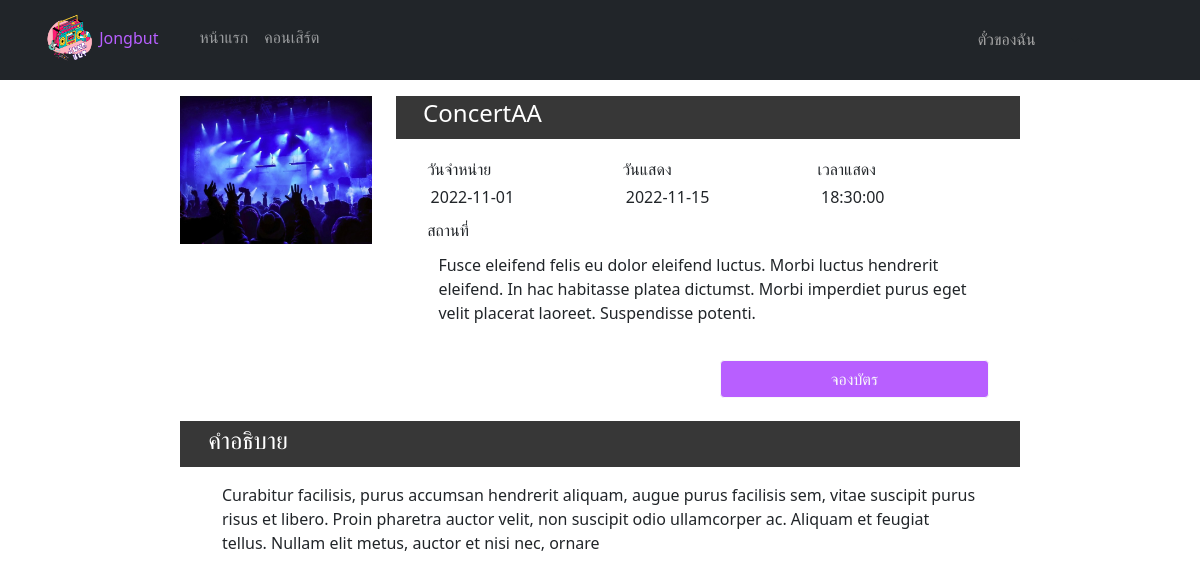
Screenshot of /cons.php?id_con=18 with the database file from the repository.
### tables this page shows
CREATE TABLE `con` (
  `id_con` int(10) NOT NULL,
  `name` varchar(50) NOT NULL,
  `location` varchar(255) NOT NULL,
  `saleday` date NOT NULL,
  `showday` date NOT NULL,
  `showtime` time NOT NULL,
  `description` varchar(255) NOT NULL,
  `img` varchar(255) NOT NULL,
  `id_admin` int(11) NOT NULL,
  `status` enum('0','1') NOT NULL
);

### cons.php (the view, shortened to what this page needs)
<?php
    include('connection.php');
    $id_user = $_SESSION['id_user'];
    $name_user = $_GET['name_user'];
    $id_con = $_GET['id_con'];
    $sql ="SELECT * FROM con WHERE id_con='$id_con'";
    $result = $con->query($sql);
	if ($result->num_rows>0) {
	while ($row = $result->fetch_assoc()) {
		$id_con = $row['id_con'];
		$name = $row['name'];
		$location = $row['location'];
		$saleday = $row['saleday'];
		$showday = $row['showday'];
        $showtime = $row['showtime'];
        $description = $row['description'];
        $img = $row['img'];
	}
	}
?>
<!DOCTYPE html>
<html>
<head>
    <link rel="stylesheet" href="css/css.css">
    <link rel="stylesheet" href="https://cdn.jsdelivr.net/npm/swiper/swiper-bundle.min.css" />
    <link href="https://cdn.jsdelivr.net/npm/bootstrap@5.0.2/dist/css/bootstrap.min.css" rel="stylesheet"
>
</head>
<body>
<nav class="navbar navbar-expand-sm bg-dark navbar-dark fixed-top">
        <div class="container-fluid">
            <ul class="navbar-nav me-auto" style="padding-left: 25px;">
                <li class="nav-item btn-group">
                    <a class="nav-link" href="home.php?id_user=<?php echo $id_user ?>&name_user=<?php echo $name_user ?>" style="color: #B85FFF;">
                        <img src="img/logo.png" width="50px" style="margin-top: -3px;">
                        Jongbut
                    </a>
                </li>
                <li class="nav-item" style="padding-left: 25px; margin-top: 9px;">
                    <a class="nav-link" href="home.php?id_user=<?php echo $id_user ?>&name_user=<?php echo $name_user ?>">หน้าแรก</a>
                </li>
                <li class="nav-item" style="margin-top: 9px;">
                    <a class="nav-link" href="listcon.php?id_user=<?php echo $id_user ?>&name_user=<?php echo $name_user ?>">คอนเสิร์ต</a>
                </li>
            </ul>
            <div class="d-flex" style="padding-inline: 100px;">
                <a class="btn-gray p-2" href="MyTicket.php?id_user=<?php echo $id_user ?>&name_user=<?php echo $name_user ?>">
                    ตั๋วของฉัน
                </a>
                <div class="dropdown">
                    <button class="btn dropdown-toggle p-2" data-bs-toggle="dropdown">
                    </button>
                </div>
            </div>
            </div>
    </nav>
    <div style="padding: 8%; padding-inline: 15%; margin: 0;">
        <div class="row">
            <div class="col-3">
                <img src="img/<?php echo $img ?>" width="100%">
            </div>
            <div class="col-9">
                <div style="background-color: #373737; color: #fff; padding: 0.5%;">
                    <h4 class="container"><?php echo $name; ?></h4>
                </div>
                <div class="row" style="padding: 2% 5% 1% 5%;">
                    <div class="col-4" style="margin-top: 1%;">
                        วันจำหน่าย
                        <br><div style="padding: 2%;"><?php echo $saleday; ?></div>
                    </div>
                    <div class="col-4" style="margin-top: 1%;">
                        วันแสดง
                        <br><div style="padding: 2%;"><?php echo $showday; ?></div>
                    </div>
                    <div class="col-4" style="margin-top: 1%;">
                        เวลาแสดง
                        <br><div style="padding: 2%;"><?php echo $showtime; ?></div>
                    </div>
                    <div class="col-12" style="margin-top: 1%;">
                        สถานที่
                        <br><div style="padding: 2%;"><?php echo $location; ?></div>
                    </div>
                    <div class="col-6"></div>
                    <div class="col-6 right" style="margin-top: 4%;">
                        <a href="zone.php?id_user=<?php echo $id_user ?>&name_user=<?php echo $name_user ?>&id_con=<?php echo $id_con ?>">
                            <button class="col-12 btn btn-outline-light" style="background-color: #B85FFF;">จองบัตร</button>
                        </a>
                    </div>
                </div>
            </div>
            <div class="col-12" style="margin-top: 2%;">
                <div style="background-color: #373737; color: #fff; padding: 0.5%;">
                    <h4 class="container">คำอธิบาย</h4>
                </div>
                <div style="padding: 2% 5% 1% 5%;">
                    <p>
                        <?php echo $description; ?>
                    </p>
                </div>
            </div>
        </div>
    </div>
</body>
</html>

### css/css.css (style rules this page uses)
.btn-gray { display: inline-block; margin-left: 10px; color: #A5A5A5; text-decoration: none; }

### rows the page displays
con: img (picture), name "ConcertAA", saleday "2022-11-01", showday "2022-11-15", showtime "18:30:00", location "Fusce eleifend felis eu dolor eleifend luctus. Morbi luctus hendrerit eleifend. In hac habitasse platea dictumst. Morbi imperdiet purus eget velit placerat laoreet. Suspendisse potenti.", description "Curabitur facilisis, purus accumsan hendrerit aliquam, augue purus facilisis sem, vitae suscipit purus risus et libero. Proin pharetra auctor velit, non suscipit odio ullamcorper ac. Aliquam et feugiat tellus. Nullam elit metus, auctor et nisi nec, ornare"
